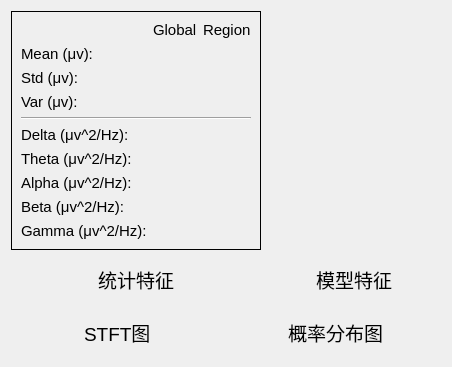
            <widget class="QWidget" name="seid_esa_form">
             <property name="enabled">
              <bool>true</bool>
             </property>
             <attribute name="title">
              <string>SeiD/ESA</string>
             </attribute>
             <layout class="QHBoxLayout" name="horizontalLayout_14">
              <item>
               <layout class="QVBoxLayout" name="verticalLayout_9">
                <item>
                 <layout class="QVBoxLayout" name="verticalLayout_5">
                  <item>
                   <layout class="QHBoxLayout" name="horizontalLayout_11">
                    <item>
                     <layout class="QVBoxLayout" name="verticalLayout_2" stretch="1,0">
                      <item>
                       <layout class="QHBoxLayout" name="horizontalLayout_4">
                        <item>
                         <widget class="QFrame" name="frame">
                          <property name="styleSheet">
                           <string notr="true"/>
                          </property>
                          <property name="frameShape">
                           <enum>QFrame::Box</enum>
                          </property>
                          <property name="frameShadow">
                           <enum>QFrame::Plain</enum>
                          </property>
                          <layout class="QVBoxLayout" name="verticalLayout_7">
                           <item>
                            <layout class="QGridLayout" name="gridLayout_6">
                             <item row="0" column="2">
                              <widget class="QLabel" name="label_12">
                               <property name="font">
                                <font>
                                 <family>Arial</family>
                                 <pointsize>11</pointsize>
                                 <weight>50</weight>
                                 <bold>false</bold>
                                </font>
                               </property>
                               <property name="text">
                                <string>Region</string>
                               </property>
                              </widget>
                             </item>
                             <item row="5" column="0">
                              <widget class="QLabel" name="label_42">
                               <property name="font">
                                <font>
                                 <family>Arial</family>
                                 <pointsize>11</pointsize>
                                 <weight>50</weight>
                                 <bold>false</bold>
                                </font>
                               </property>
                               <property name="toolTip">
                                <string>0-4 Hz</string>
                               </property>
                               <property name="text">
                                <string>Delta (μv^2/Hz):</string>
                               </property>
                              </widget>
                             </item>
                             <item row="1" column="0">
                              <widget class="QLabel" name="label_23">
                               <property name="font">
                                <font>
                                 <family>Arial</family>
                                 <pointsize>11</pointsize>
                                 <weight>50</weight>
                                 <bold>false</bold>
                                </font>
                               </property>
                               <property name="text">
                                <string>Mean (μv):</string>
                               </property>
                              </widget>
                             </item>
                             <item row="0" column="0">
                              <widget class="QLabel" name="label_13">
                               <property name="text">
                                <string/>
                               </property>
                              </widget>
                             </item>
                             <item row="8" column="0">
                              <widget class="QLabel" name="label_45">
                               <property name="font">
                                <font>
                                 <family>Arial</family>
                                 <pointsize>11</pointsize>
                                 <weight>50</weight>
                                 <bold>false</bold>
                                </font>
                               </property>
                               <property name="toolTip">
                                <string>12-30 Hz</string>
                               </property>
                               <property name="text">
                                <string>Beta (μv^2/Hz):</string>
                               </property>
                              </widget>
                             </item>
                             <item row="6" column="0">
                              <widget class="QLabel" name="label_43">
                               <property name="font">
                                <font>
                                 <family>Arial</family>
                                 <pointsize>11</pointsize>
                                 <weight>50</weight>
                                 <bold>false</bold>
                                </font>
                               </property>
                               <property name="toolTip">
                                <string>4-8 Hz</string>
                               </property>
                               <property name="text">
                                <string>Theta (μv^2/Hz):</string>
                               </property>
                              </widget>
                             </item>
                             <item row="1" column="2">
                              <widget class="QLabel" name="r_mean">
                               <property name="text">
                                <string/>
                               </property>
                              </widget>
                             </item>
                             <item row="3" column="2">
                              <widget class="QLabel" name="r_var">
                               <property name="text">
                                <string/>
                               </property>
                              </widget>
                             </item>
                             <item row="2" column="0">
                              <widget class="QLabel" name="g_mea">
                               <property name="font">
                                <font>
                                 <family>Arial</family>
                                 <pointsize>11</pointsize>
                                 <weight>50</weight>
                                 <bold>false</bold>
                                </font>
                               </property>
                               <property name="text">
                                <string>Std (μv):</string>
                               </property>
                              </widget>
                             </item>
                             <item row="7" column="0">
                              <widget class="QLabel" name="label_44">
                               <property name="font">
                                <font>
                                 <family>Arial</family>
                                 <pointsize>11</pointsize>
                                 <weight>50</weight>
                                 <bold>false</bold>
                                </font>
                               </property>
                               <property name="toolTip">
                                <string>8-12 Hz</string>
                               </property>
                               <property name="text">
                                <string>Alpha (μv^2/Hz):</string>
                               </property>
                              </widget>
                             </item>
                             <item row="3" column="0">
                              <widget class="QLabel" name="label_24">
                               <property name="font">
                                <font>
                                 <family>Arial</family>
                                 <pointsize>11</pointsize>
                                 <weight>50</weight>
                                 <bold>false</bold>
                                </font>
                               </property>
                               <property name="text">
                                <string>Var (μv):</string>
                               </property>
                              </widget>
                             </item>
                             <item row="9" column="0">
                              <widget class="QLabel" name="label_46">
                               <property name="font">
                                <font>
                                 <family>Arial</family>
                                 <pointsize>11</pointsize>
                                 <weight>50</weight>
                                 <bold>false</bold>
                                </font>
                               </property>
                               <property name="toolTip">
                                <string>30-45 Hz</string>
                               </property>
                               <property name="text">
                                <string>Gamma (μv^2/Hz):</string>
                               </property>
                              </widget>
                             </item>
                             <item row="3" column="1">
                              <widget class="QLabel" name="g_var">
                               <property name="text">
                                <string/>
                               </property>
                              </widget>
                             </item>
                             <item row="1" column="1">
                              <widget class="QLabel" name="g_mean">
                               <property name="text">
                                <string/>
                               </property>
                               <property name="alignment">
                                <set>Qt::AlignLeading|Qt::AlignLeft|Qt::AlignVCenter</set>
                               </property>
                              </widget>
                             </item>
                             <item row="2" column="2">
                              <widget class="QLabel" name="r_std">
                               <property name="text">
                                <string/>
                               </property>
                              </widget>
                             </item>
                             <item row="0" column="1">
                              <widget class="QLabel" name="label">
                               <property name="font">
                                <font>
                                 <family>Arial</family>
                                 <pointsize>11</pointsize>
                                 <weight>50</weight>
                                 <bold>false</bold>
                                </font>
                               </property>
                               <property name="text">
                                <string>Global</string>
                               </property>
                              </widget>
                             </item>
                             <item row="2" column="1">
                              <widget class="QLabel" name="g_std">
                               <property name="text">
                                <string/>
                               </property>
                              </widget>
                             </item>
                             <item row="5" column="1">
                              <widget class="QLabel" name="g_d">
                               <property name="text">
                                <string/>
                               </property>
                              </widget>
                             </item>
                             <item row="5" column="2">
                              <widget class="QLabel" name="r_d">
                               <property name="text">
                                <string/>
                               </property>
                              </widget>
                             </item>
                             <item row="6" column="2">
                              <widget class="QLabel" name="r_t">
                               <property name="text">
                                <string/>
                               </property>
                              </widget>
                             </item>
                             <item row="7" column="2">
                              <widget class="QLabel" name="r_a">
                               <property name="text">
                                <string/>
                               </property>
                              </widget>
                             </item>
                             <item row="8" column="2">
                              <widget class="QLabel" name="r_b">
                               <property name="text">
                                <string/>
                               </property>
                              </widget>
                             </item>
                             <item row="9" column="2">
                              <widget class="QLabel" name="r_g">
                               <property name="text">
                                <string/>
                               </property>
                              </widget>
                             </item>
                             <item row="9" column="1">
                              <widget class="QLabel" name="g_g">
                               <property name="text">
                                <string/>
                               </property>
                              </widget>
                             </item>
                             <item row="8" column="1">
                              <widget class="QLabel" name="g_b">
                               <property name="text">
                                <string/>
                               </property>
                              </widget>
                             </item>
                             <item row="7" column="1">
                              <widget class="QLabel" name="g_a">
                               <property name="text">
                                <string/>
                               </property>
                              </widget>
                             </item>
                             <item row="6" column="1">
                              <widget class="QLabel" name="g_t">
                               <property name="text">
                                <string/>
                               </property>
                              </widget>
                             </item>
                             <item row="4" column="0" colspan="3">
                              <widget class="Line" name="line">
                               <property name="orientation">
                                <enum>Qt::Horizontal</enum>
                               </property>
                              </widget>
                             </item>
                            </layout>
                           </item>
                          </layout>
                         </widget>
                        </item>
                       </layout>
                      </item>
                      <item>
                       <widget class="QWidget" name="widget_2" native="true">
                        <layout class="QHBoxLayout" name="horizontalLayout_7">
                         <item>
                          <spacer name="horizontalSpacer_8">
                           <property name="orientation">
                            <enum>Qt::Horizontal</enum>
                           </property>
                           <property name="sizeHint" stdset="0">
                            <size>
                             <width>40</width>
                             <height>20</height>
                            </size>
                           </property>
                          </spacer>
                         </item>
                         <item>
                          <widget class="QLabel" name="label_2">
                           <property name="text">
                            <string>&lt;html&gt;&lt;head/&gt;&lt;body&gt;&lt;p&gt;&lt;span style=&quot; font-size:14pt;&quot;&gt;统计特征&lt;/span&gt;&lt;/p&gt;&lt;/body&gt;&lt;/html&gt;</string>
                           </property>
                          </widget>
                         </item>
                         <item>
                          <spacer name="horizontalSpacer_7">
                           <property name="orientation">
                            <enum>Qt::Horizontal</enum>
                           </property>
                           <property name="sizeHint" stdset="0">
                            <size>
                             <width>40</width>
                             <height>20</height>
                            </size>
                           </property>
                          </spacer>
                         </item>
                        </layout>
                       </widget>
                      </item>
                     </layout>
                    </item>
                    <item>
                     <layout class="QVBoxLayout" name="verticalLayout_3" stretch="1,0">
                      <property name="sizeConstraint">
                       <enum>QLayout::SetDefaultConstraint</enum>
                      </property>
                      <item>
                       <layout class="QHBoxLayout" name="fm_layout">
                        <property name="sizeConstraint">
                         <enum>QLayout::SetDefaultConstraint</enum>
                        </property>
                       </layout>
                      </item>
                      <item>
                       <widget class="QWidget" name="widget_3" native="true">
                        <layout class="QHBoxLayout" name="horizontalLayout_8">
                         <item>
                          <spacer name="horizontalSpacer_9">
                           <property name="orientation">
                            <enum>Qt::Horizontal</enum>
                           </property>
                           <property name="sizeHint" stdset="0">
                            <size>
                             <width>40</width>
                             <height>20</height>
                            </size>
                           </property>
                          </spacer>
                         </item>
                         <item>
                          <widget class="QLabel" name="label_3">
                           <property name="text">
                            <string>&lt;html&gt;&lt;head/&gt;&lt;body&gt;&lt;p&gt;&lt;span style=&quot; font-size:14pt;&quot;&gt;模型特征&lt;/span&gt;&lt;/p&gt;&lt;/body&gt;&lt;/html&gt;</string>
                           </property>
                          </widget>
                         </item>
                         <item>
                          <spacer name="horizontalSpacer_10">
                           <property name="orientation">
                            <enum>Qt::Horizontal</enum>
                           </property>
                           <property name="sizeHint" stdset="0">
                            <size>
                             <width>40</width>
                             <height>20</height>
                            </size>
                           </property>
                          </spacer>
                         </item>
                        </layout>
                       </widget>
                      </item>
                     </layout>
                    </item>
                   </layout>
                  </item>
                  <item>
                   <layout class="QHBoxLayout" name="horizontalLayout_12" stretch="0,0">
                    <item>
                     <layout class="QVBoxLayout" name="verticalLayout_4" stretch="1,0">
                      <item>
                       <layout class="QHBoxLayout" name="feature_layout"/>
                      </item>
                      <item>
                       <widget class="QWidget" name="widget_4" native="true">
                        <layout class="QHBoxLayout" name="horizontalLayout_9">
                         <item>
                          <spacer name="horizontalSpacer_6">
                           <property name="orientation">
                            <enum>Qt::Horizontal</enum>
                           </property>
                           <property name="sizeHint" stdset="0">
                            <size>
                             <width>40</width>
                             <height>20</height>
                            </size>
                           </property>
                          </spacer>
                         </item>
                         <item>
                          <widget class="QLabel" name="label_4">
                           <property name="text">
                            <string>&lt;html&gt;&lt;head/&gt;&lt;body&gt;&lt;p&gt;&lt;span style=&quot; font-size:14pt;&quot;&gt;STFT图&lt;/span&gt;&lt;/p&gt;&lt;/body&gt;&lt;/html&gt;</string>
                           </property>
                          </widget>
                         </item>
                         <item>
                          <spacer name="horizontalSpacer_5">
                           <property name="orientation">
                            <enum>Qt::Horizontal</enum>
                           </property>
                           <property name="sizeHint" stdset="0">
                            <size>
                             <width>40</width>
                             <height>20</height>
                            </size>
                           </property>
                          </spacer>
                         </item>
                        </layout>
                       </widget>
                      </item>
                     </layout>
                    </item>
                    <item>
                     <layout class="QVBoxLayout" name="verticalLayout_6" stretch="1,0">
                      <item>
                       <layout class="QHBoxLayout" name="res_layout"/>
                      </item>
                      <item>
                       <widget class="QWidget" name="widget_5" native="true">
                        <layout class="QHBoxLayout" name="horizontalLayout_13">
                         <item>
                          <spacer name="horizontalSpacer_3">
                           <property name="orientation">
                            <enum>Qt::Horizontal</enum>
                           </property>
                           <property name="sizeHint" stdset="0">
                            <size>
                             <width>40</width>
                             <height>20</height>
                            </size>
                           </property>
                          </spacer>
                         </item>
                         <item>
                          <widget class="QLabel" name="label_5">
                           <property name="text">
                            <string>&lt;html&gt;&lt;head/&gt;&lt;body&gt;&lt;p&gt;&lt;span style=&quot; font-size:14pt;&quot;&gt;概率分布图&lt;/span&gt;&lt;/p&gt;&lt;/body&gt;&lt;/html&gt;</string>
                           </property>
                          </widget>
                         </item>
                         <item>
                          <spacer name="horizontalSpacer_4">
                           <property name="orientation">
                            <enum>Qt::Horizontal</enum>
                           </property>
                           <property name="sizeHint" stdset="0">
                            <size>
                             <width>40</width>
                             <height>20</height>
                            </size>
                           </property>
                          </spacer>
                         </item>
                        </layout>
                       </widget>
                      </item>
                     </layout>
                    </item>
                   </layout>
                  </item>
                 </layout>
                </item>
               </layout>
              </item>
             </layout>
            </widget>
